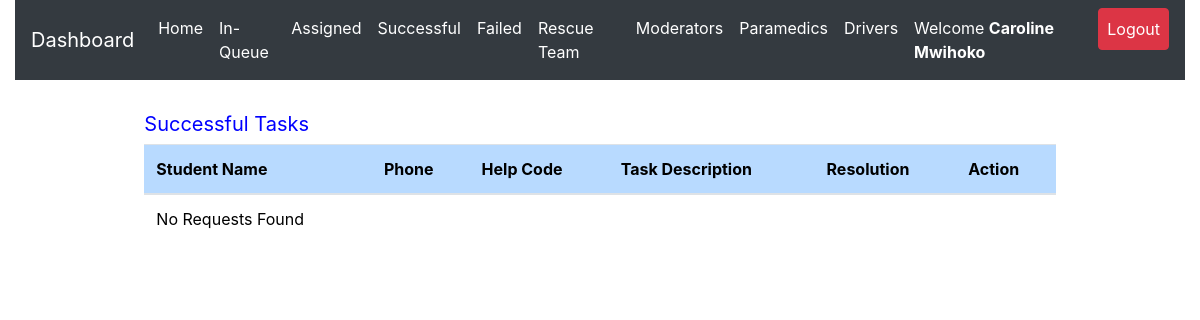
/admin/successful.php (signed in), run on an earlier commit of the app's database.
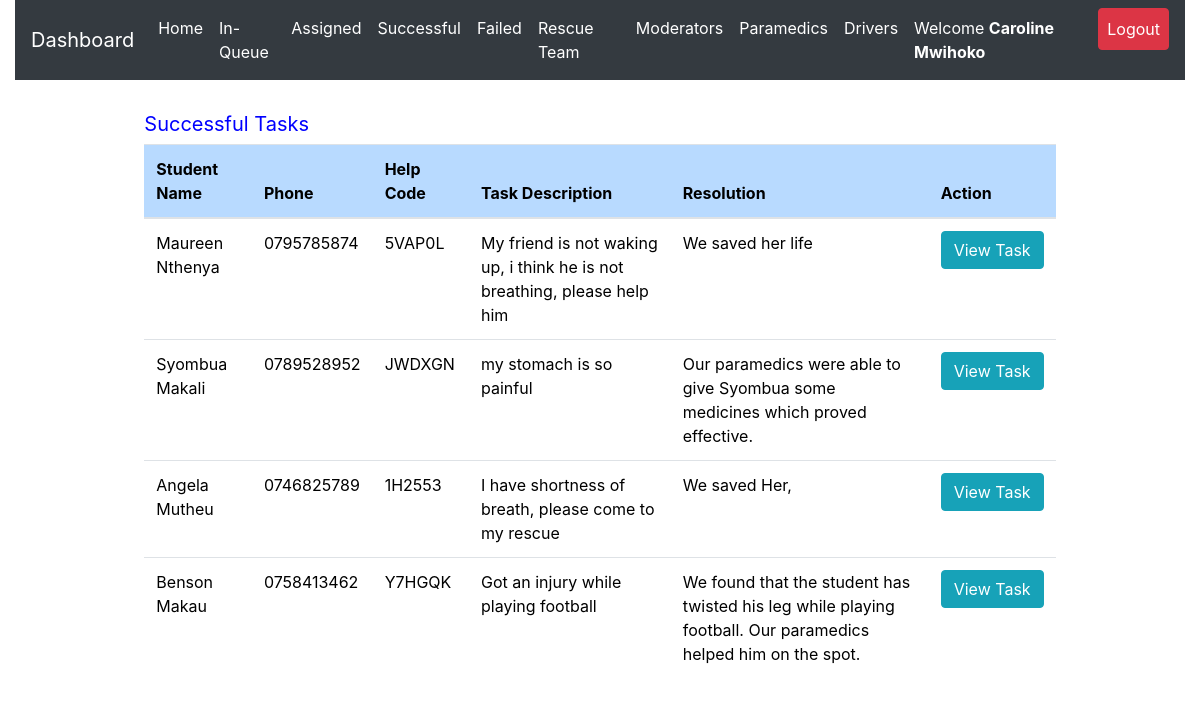
And on a later commit of the database.
### tables this page shows
CREATE TABLE `request_status` (
  `id` int(20) NOT NULL,
  `helpID` varchar(50) NOT NULL,
  `ip_address` varchar(100) NOT NULL,
  `request_latitude` varchar(50) NOT NULL,
  `request_longitude` varchar(50) NOT NULL,
  `status` varchar(50) DEFAULT 'Pending',
  `emergency_type` varchar(50) NOT NULL,
  `emergency_description` varchar(255) DEFAULT 'No Description',
  `admNo` varchar(255) NOT NULL,
  `timestamp` datetime NOT NULL DEFAULT CURRENT_TIMESTAMP
);

CREATE TABLE `student_details` (
  `id` int(20) NOT NULL,
  `regNum` varchar(255) NOT NULL,
  `firstname` varchar(255) NOT NULL,
  `lastname` varchar(255) NOT NULL,
  `emailaddress` varchar(255) NOT NULL,
  `phonenumber` varchar(15) NOT NULL,
  `password` varchar(255) NOT NULL,
  `password_reset_token` varchar(500) DEFAULT NULL,
  `date` datetime NOT NULL DEFAULT CURRENT_TIMESTAMP
);

CREATE TABLE `success_list` (
  `id` int(20) NOT NULL,
  `student_helpcode` varchar(50) NOT NULL,
  `incident_description` varchar(1000) NOT NULL
);

### admin/successful.php (the view, shortened to what this page needs)
<?php
include 'server.php';
?>
<!DOCTYPE html>
<html lang="en">
<?php include './includes/header.php'; ?>
  <body>
    <?php include './includes/navbar.php'; ?>
  <div class="row m-3">
  <div class="col-md-1"></div>
    <div class="col-md-10">
<div class="table-responsive-lg p-3">
    <table class="table p-3" style='color:black; font-weight:normal'>
        <thead>
          <h5  style='color:blue; font-weight:normal'>
          Successful Tasks</h5>
            <tr >
              <th scope="col" class="table-primary">Student Name</th>
              <th scope="col" class="table-primary">Phone</th>
              <th scope="col" class="table-primary">Help Code</th>
              <th scope="col" class="table-primary">Task Description</th>
              <th scope="col" class="table-primary">Resolution</th>
              <th scope="col" class="table-primary">Action</th>
            </tr>
          </thead>
          <tbody>
    <?php
    if($_SESSION['admin_id']){
        $data_fetch_query = "SELECT request_status.id, request_status.helpID,request_status.status,request_status.emergency_description,
        request_status.admNo,request_status.timestamp,student_details.regNum,student_details.regNum,
        student_details.firstname,student_details.lastname,student_details.phonenumber,success_list.student_helpcode, success_list.incident_description
        FROM ((request_status
        INNER JOIN student_details ON request_status.admNo = student_details.regNum)
        INNER JOIN success_list ON request_status.helpID = success_list.student_helpcode)
        WHERE request_status.status ='Successful' order by request_status.timestamp DESC;";
        $data_result = mysqli_query($db, $data_fetch_query);
        if ($data_result->num_rows > 0){
            while($row = $data_result->fetch_assoc()) {
            $help_code=$row["helpID"];
        echo "<tr> <td>" .$row["firstname"]. " ".$row["lastname"]. "</td>";
        echo "<td>" .$row["phonenumber"]."</td>";
        echo "<td>" .$row["helpID"]."</td>";
        echo "<td>" .$row["emergency_description"]."</td>";
        echo "<td>" .$row["incident_description"]."</td>";
        echo "<td>
        <form method ='POST' action='server.php'>
        <input  type='text' hidden name='help_code' value='$help_code'>
        <input type='submit' value='View Task' name='view-requests-being-attended-btn' class='btn btn-info'>
        </form>
        </td> </tr>";
        }
        }else{
        echo "<td>"."No Requests Found"."</td>";
        }
        } else{
            echo "<td>"."No Data Found"."</td>";
        }
?>
          </tbody>
    </table>
  </div>
  </div>
  <div class="col-md-1"></div>
</div>
  </body>
</html>

What changed in the data, as far as the page shows it:
added request_status: admNo.firstname "Maureen", admNo.lastname "Nthenya", admNo.phonenumber "0795785874", helpID "5VAP0L", emergency_description "My friend is not waking up, i think he is not breathing, please help him", success_list.incident_description "We saved her life"
added request_status: admNo.firstname "Syombua", admNo.lastname "Makali", admNo.phonenumber "0789528952", helpID "JWDXGN", emergency_description "my stomach is so painful", success_list.incident_description "Our paramedics were able to give Syombua some medicines which proved effective."
now on this page (row edited): request_status: admNo.firstname "Angela", admNo.lastname "Mutheu", admNo.phonenumber "0746825789", helpID "1H2553", emergency_description "I have shortness of breath, please come to my rescue", success_list.incident_description "We saved Her,"
now on this page (row unchanged): request_status: admNo.firstname "Benson", admNo.lastname "Makau", admNo.phonenumber "0758413462", helpID "Y7HGQK", emergency_description "Got an injury while playing football", success_list.incident_description "We found that the student has twisted his leg while playing football. Our paramedics helped him on the spot."
Also different on the page:
text no longer shown: "No Requests Found"
